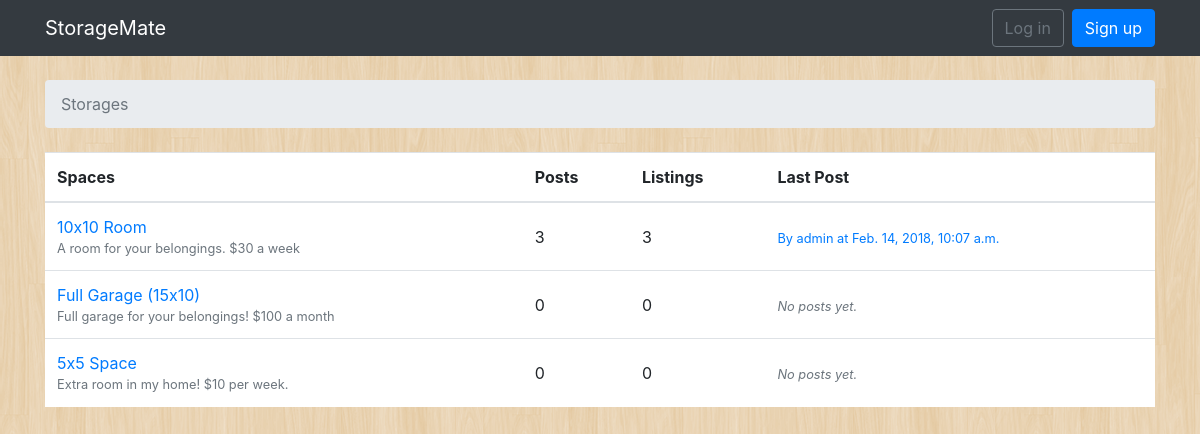
Before: / with the older database file.
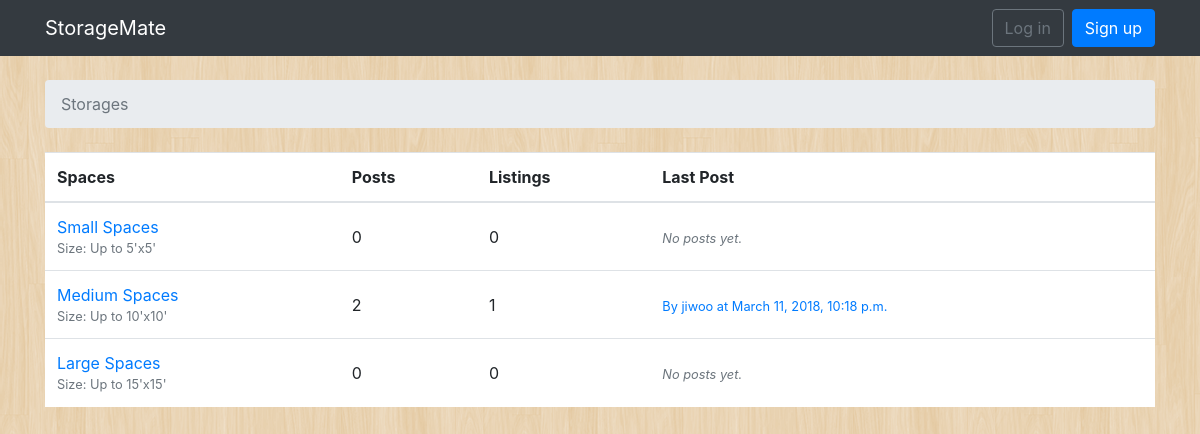
After: the same page with the newer database file.
### boards/models.py (models this page shows, shortened)
class Board(models.Model):
    name = models.CharField(max_length=30, unique=True)
    description = models.CharField(max_length=100)
    def get_posts_count(self):
        return Post.objects.filter(topic__board=self).count()
    def get_last_post(self):
        return Post.objects.filter(topic__board=self).order_by('-created_at').first()

class Post(models.Model):
    message = models.TextField(max_length=4000)
    topic = models.ForeignKey(Topic ,on_delete = models.CASCADE, related_name='posts')
    created_at = models.DateTimeField(auto_now_add=True)
    updated_at = models.DateTimeField(null=True)
    created_by = models.ForeignKey(User, on_delete = models.CASCADE, related_name='posts')
    updated_by = models.ForeignKey(User, on_delete = models.CASCADE, null=True, related_name='+')

### boards/views.py (the view)
# urls.py: 2. Add a URL to urlpatterns:  path('', views.home, name='home')
def home(request):
    boards = Board.objects.all()
    return render(request, 'home.html', {'boards': boards})
    ''' boards_names = list()

    for board in boards:
        boards_names.append(board.name)

    response_html = '<br>'.join(boards_names)

    return HttpResponse(response_html)'''

### templates/home.html
{% extends 'base.html' %}
{% block breadcrumb %}
  <li class="breadcrumb-item active">Storages</li>
{% endblock %}
{% block content %}
  <table class="table">
    <thead class="thead-inverse">
      <tr>
        <th>Spaces</th>
        <th>Posts</th>
        <th>Listings</th>
        <th>Last Post</th>
      </tr>
    </thead>
    <tbody>
      {% for board in boards %}
        <tr>
          <td>
            <a href="{% url 'board_topics' board.pk %}">{{ board.name }}</a>
            <small class="text-muted d-block">{{ board.description }}</small>
          </td>
          <td class="align-middle">
            {{ board.get_posts_count }}
          </td>
          <td class="align-middle">
            {{ board.topics.count }}
          </td>
          <td class="align-middle">
            {% with post=board.get_last_post %}
              {% if post %}
                <small>
                  <a href="{% url 'topic_posts' board.pk post.topic.pk %}">
                    By {{ post.created_by.username }} at {{ post.created_at }}
                  </a>
                </small>
              {% else %}
                <small class="text-muted">
                  <em>No posts yet.</em>
                </small>
              {% endif %}
            {% endwith %}
          </td>
        </tr>
      {% endfor %}
    </tbody>
  </table>
{% endblock %}

### templates/base.html (shortened to what this page needs)
{% load static %}<!DOCTYPE html>
<html>
  <head>
    <link rel="stylesheet" href="{% static 'css/bootstrap.min.css' %}">
    <link rel="stylesheet" href="{% static 'css/app.css' %}">
    <link rel="stylesheet" href="{% static 'css/accounts.css' %}">
    <link rel="stylesheet" href="https://cdn.jsdelivr.net/simplemde/latest/simplemde.min.css">
  </head>
  <body>
    {% block body %}
    <nav class="navbar navbar-expand-sm navbar-dark bg-dark">
      <div class="container">
        <a class="navbar-brand" href="{% url 'home' %}">StorageMate</a>
        <div class="collapse navbar-collapse" id="mainMenu">
          {% if user.is_authenticated %}
          <ul class="navbar-nav ml-auto">
            <li class="nav-item dropdown">
              <a class="nav-link dropdown-toggle" href="#" id="userMenu" data-toggle="dropdown" aria-haspopup="true" aria-expanded="false">
                {{ user.username }}
              </a>
              <div class="dropdown-menu dropdown-menu-right" aria-labelledby="userMenu">
                <a class="dropdown-item" href="{% url 'my_account' %}">My account</a>
                <a class="dropdown-item" href="{% url 'password_change' %}">Change password</a>
                <div class="dropdown-divider"></div>
                <a class="dropdown-item" href="{% url 'logout' %}">Log out</a>
              </div>
            </li>
          </ul>
          {% else %}
          <form class="form-inline ml-auto">
            <a href="{% url 'login' %}" class="btn btn-outline-secondary">Log in</a>
            <a href="{% url 'signup' %}" class="btn btn-primary ml-2">Sign up</a>
          </form>
          {% endif %}
        </div>
      </div>
    </nav>
      <div class="container">
        <ol class="breadcrumb my-4">
          {% block breadcrumb %}
          {% endblock %}
        </ol>
        {% block content %}
        {% endblock %}
      </div>
    {% endblock body %}
  </body>
</html>

### static/css/app.css (style rules this page uses)
.table { background-color: white; }

### static/css/accounts.css (style rules this page uses)
body { background-image: url(../img/retina_wood.png); }

Changed rows visible on the page:
removed Board: name "10x10 Room", description "A room for your belongings. $30 a week", get_posts_count "3", topics.count "3", get_last_post.created_by.username "admin", get_last_post.created_at "Feb. 14, 2018, 10:07 a.m."
removed Board: name "Full Garage (15x10)", description "Full garage for your belongings! $100 a month", get_posts_count "0", topics.count "0", shows "No posts yet."
removed Board: name "5x5 Space", description "Extra room in my home! $10 per week.", get_posts_count "0", topics.count "0", shows "No posts yet."
added Board: name "Small Spaces", description "Size: Up to 5'x5'", get_posts_count "0", topics.count "0", shows "No posts yet."
added Board: name "Medium Spaces", description "Size: Up to 10'x10'", get_posts_count "2", topics.count "1", get_last_post.created_by.username "jiwoo", get_last_post.created_at "March 11, 2018, 10:18 p.m."
added Board: name "Large Spaces", description "Size: Up to 15'x15'", get_posts_count "0", topics.count "0", shows "No posts yet."
